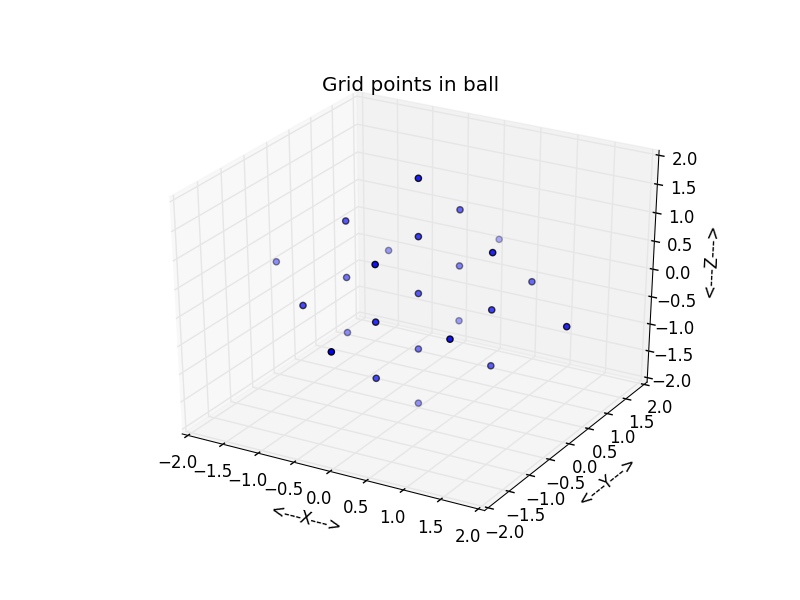

Recreate this plot in Python.
#!/usr/bin/env python
#
def ball_grid_display ( r, c, ng, xg, filename ):

#*****************************************************************************80
#
## BALL_GRID_DISPLAY displays grid points inside a ball.
#
#  Licensing:
#
#    This code is distributed under the GNU LGPL license.
#
#  Modified:
#
#    11 April 2015
#
#  Author:
#
#    John Burkardt
#
#  Parameters:
#
#    Input, real R, the radius of the disk.
#
#    Input, real C(3), the coordinates of the center of the disk.
#
#    Input, integer NG, the number of grid points inside the ball.
#
#    Input, real XG(NG,3), the grid points.
#
#    Input, real R, the radius of the disk.
#
#    Input, string FILENAME, the name of the plotfile to be created.
#
  import matplotlib.pyplot as plt
  from mpl_toolkits.mplot3d import Axes3D

  fig = plt.figure ( )
  ax = fig.add_subplot ( 111, projection = '3d' )
  ax.scatter ( xg[:,0], xg[:,1], xg[:,2], 'b' );

  ax.set_xlabel ( '<---X--->' )
  ax.set_ylabel ( '<---Y--->' )
  ax.set_zlabel ( '<---Z--->' )
  ax.set_title ( 'Grid points in ball' )
  ax.grid ( True )
  ax.axis ( 'equal' )
# plt.show ( )
  plt.savefig ( filename )

  plt.clf ( )

  return

def ball_grid_display_test ( ):

#*****************************************************************************80
#
## BALL_GRID_DISPLAY displays grid points inside a ball.
#
#  Licensing:
#
#    This code is distributed under the GNU LGPL license.
#
#  Modified:
#
#    11 April 2015
#
#  Author:
#
#    John Burkardt
#
  import numpy as np

  print ''
  print 'BALL_GRID_DISPLAY_TEST:'
  print '  BALL_GRID_DISPLAY can display a grid of points in a ball.'

  r = 2.0
  c = np.array ( [ 0.0, 0.0, 0.0 ] )
  ng = 25
  xg = np.array ( [ \
    [  0.0,  0.0,  0.0 ], \
    [  1.0,  0.0,  0.0 ], \
    [ -1.0,  0.0,  0.0 ], \
    [  0.0,  1.0,  0.0 ], \
    [  0.0, -1.0,  0.0 ], \
    [  0.0,  0.0,  1.0 ], \
    [  0.0,  0.0, -1.0 ], \
    [  1.0,  1.0,  0.0 ], \
    [  1.0, -1.0,  0.0 ], \
    [  1.0,  0.0,  1.0 ], \
    [  1.0,  0.0, -1.0 ], \
    [ -1.0,  1.0,  0.0 ], \
    [ -1.0, -1.0,  0.0 ], \
    [ -1.0,  0.0,  1.0 ], \
    [ -1.0,  0.0, -1.0 ], \
    [  0.0,  1.0,  1.0 ], \
    [  0.0,  1.0, -1.0 ], \
    [  0.0, -1.0,  1.0 ], \
    [  0.0, -1.0, -1.0 ], \
    [  2.0,  0.0,  0.0 ], \
    [ -2.0,  0.0,  0.0 ], \
    [  0.0,  2.0,  0.0 ], \
    [  0.0, -2.0,  0.0 ], \
    [  0.0,  0.0,  2.0 ], \
    [  0.0,  0.0, -2.0 ] ] )

  filename = 'ball_grid_display.png'

  ball_grid_display ( r, c, ng, xg, filename )
#
#  Terminate.
#
  print ''
  print 'BALL_GRID_DISPLAY_TEST:'
  print '  Normal end of execution.'

  return
  
if ( __name__ == '__main__' ):
  from timestamp import timestamp
  timestamp ( )
  ball_grid_display_test ( )
  timestamp ( )

